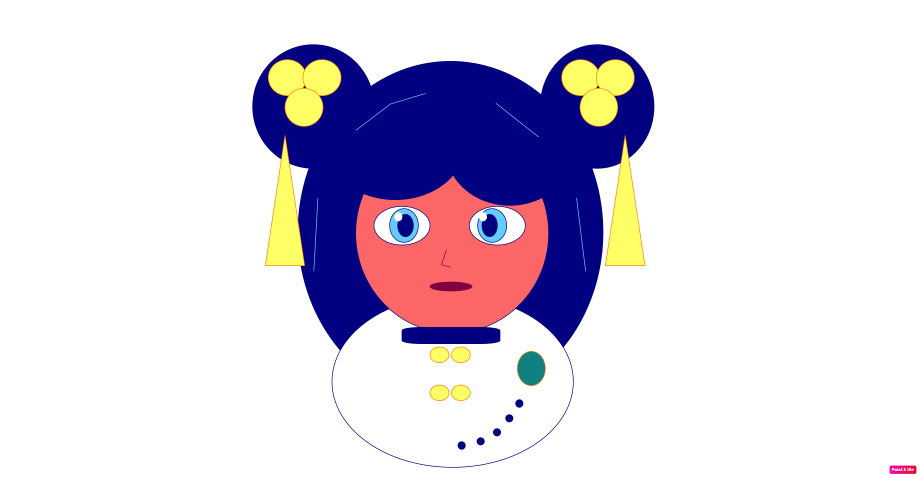
#> input picture paintx-blue-cosplay-sketch.png, 2759 x 1430 px (shown at 1/3 size); its folder holds only this picture in this run
$ python -i skin_chromophore.py   (imports and definitions only)   (older library calls are emulated)
#> lines starting #> are read from the running program, lines starting #| are printed output that depends on the picture
### retouch/utils.py
"""Shared utilities for the face retouching pipeline.

Provides mask normalization, blending helpers, landmark extraction utilities,
and colour/tone primitives used across the retouch modules.
"""

from __future__ import annotations

import os
import re
from pathlib import Path
from typing import Any, List, Optional, Sequence, Tuple

import cv2
import logging
import numpy as np

logger = logging.getLogger(__name__)


# [21 lines left out: functions get_cache_dir, offline_mode_enabled, not called in this run]


_PATH_CONTEXT_KEYS = {
    "file_path", "image_path", "source_path", "input_path", "output_path",
    "file", "image", "source", "output", "input", "filename", "filepath",
}
_UNIX_PATH_RE = re.compile(r"(?<![A-Za-z0-9_])/(?!/)(?:[^\s:'\"]+/)*[^\s:'\"]+")
_WINDOWS_PATH_RE = re.compile(r"(?<![A-Za-z0-9_])[A-Za-z]:[\\/][^\s:'\"]+")


# [124 lines left out: functions redact_diagnostics_text, redact_diagnostics_context, normalize_mask, squeeze_mask, restore_outside_support, not called in this run]


# --- Yaw gate (shared by geometry slimming/jaw/chin, relight, sculpt) ---------
# yaw_ratio = max/min of the nose-bridge (lm 6) -> temple (lm 234 / 454)
# x-distances. Calibrated 2026-09-02 on the 83-image DSCF corpus
# (docs/plans/RESEARCH_YAW_GATE_CALIBRATION_2026_09_02.md): the ratio tracks
# MediaPipe-depth yaw with Spearman 0.92, but the previous bands (geometry
# 1.3->1.6, relight/sculpt 1.5->1.7) mapped to only ~2-10 degrees of head
# turn and zeroed slimming on 58/83 ordinary portraits. Slimming at strength
# 70 with the gate bypassed rendered artifact-free through ratio ~4.0
# (~25 degrees), so the ramp now runs 2.5 -> 4.0.
YAW_GATE_START = 2.5
YAW_GATE_END = 4.0


# [200 lines left out: functions yaw_ratio, yaw_gate_factor, estimate_face_width, screen_blend, soft_light_blend, overlay_blend and 3 more, not called in this run]


def bgr_f32_to_lab_f32(img_bgr_f32: np.ndarray) -> np.ndarray:
    """Convert float32 BGR [0, 255] to float32 LAB in the uint8-scale convention.

    cv2's float LAB path returns L in [0, 100] and a/b in [-127, 127]; this helper
    rescales to the uint8 convention (L in [0, 255], a/b offset by +128) so that
    code written against ``cv2.cvtColor(uint8, COLOR_BGR2LAB)`` values works
    unchanged — but without the uint8 quantization step (E1 float path).

    Args:
        img_bgr_f32: (H, W, 3) float32 BGR image in [0, 255].

    Returns:
        (H, W, 3) float32 LAB image, L in [0, 255], a/b centered at 128.
    """
    lab = cv2.cvtColor(np.clip(img_bgr_f32, 0.0, 255.0) * (1.0 / 255.0), cv2.COLOR_BGR2LAB)
    lab[:, :, 0] *= 255.0 / 100.0
    lab[:, :, 1] += 128.0
    lab[:, :, 2] += 128.0
    return lab


# [736 lines left out: functions lab_f32_to_bgr_f32, blend_masked, create_polygon_mask, guided_filter, get_points, inter_eye_distance and 9 more, not called in this run]

### retouch/skin_chromophore.py
"""R10 Chromophore suite + R11 Cosplay skin moat.

Operators built on R7 chromophore decomposition (``retouch.chromophore``):
``decompose_chromophores`` and ``hemoglobin_breakdown_phase``. All pixel math
is float32 (no uint8 intermediates). BGR is the input convention and the guide
maps (melanin / hemoglobin) are float32 in [0, ~1]. Every function returns
BGR float32 in [0, 255]. ``strength == 0`` is an exact no-op; an empty / None
mask returns the image unchanged.

owl: this module is owned by the R10/R11 agent. ``skin.py`` will call into
these functions later; the recommended call sites are listed in the module
docstring footer. Do NOT edit ``chromophore.py`` (R7 agent owns it).
"""

from __future__ import annotations

from typing import Optional, Tuple

import cv2
import numpy as np

from .chromophore import (
    decompose_chromophores,
    hemoglobin_breakdown_phase,
)
from .utils import (
    adaptive_ksize,
    blend_masked,
    bgr_f32_to_lab_f32,
    estimate_face_width,
    guided_filter,
    lab_f32_to_bgr_f32,
)

# Recolor directions in RGB, per unit chromophore concentration, copied from
# ``chromophore.py`` extinction vectors (_K_MELANIN / _K_HEMOGLOBIN rows are
# (R, G, B)). Sign convention: +chromophore => the listed RGB change in LOG
# space, so lowering a chromophore moves rgb opposite this vector. Used only
# for the documented-channel direction notes; the operators below prefer the
# physically robust "pull toward local healthy skin" form.
# ponytail: import _M from chromophore.py once it is exposed (no leading _).
_MELANIN_RGB_DIR = np.array([0.10, 0.20, 0.30], dtype=np.float32)
_HEMOGLOBIN_RGB_DIR = np.array([-0.50, 0.25, 0.25], dtype=np.float32)


# ---------------------------------------------------------------------------
# Internal helpers
# ---------------------------------------------------------------------------

def _as_f32(img_bgr: np.ndarray) -> np.ndarray:
    """Return a contiguous float32 [0, 255] copy; uint8 inputs are kept in range."""
    if img_bgr.dtype == np.float32:
        return np.ascontiguousarray(img_bgr)
    return img_bgr.astype(np.float32)


def _prep_mask(mask: Optional[np.ndarray], h: int, w: int) -> Optional[np.ndarray]:
    """Normalize a mask to float32 (H, W) in [0, 1]; return None if empty."""
    if mask is None:
        return None
    m = mask.astype(np.float32)
    if m.ndim == 3:
        m = m.reshape(h, w)
    if m.max() > 1.0:
        m = m / 255.0
    if m.max() <= 1e-6:
        return None
    return m


# [268 lines left out: functions _lowpass, _face_width, _pull_toward_healthy, _compact_spots, blemish_vs_mole, bruise_remove and 4 more, not called in this run]


def goosebumps_smooth(
    img_bgr: np.ndarray,
    mask: Optional[np.ndarray] = None,
    strength: float = 0.5,
) -> np.ndarray:
    """Smooth periodic high-frequency bump patterns (cold-studio goosebumps).

    A whole-region FFT magnitude peak at a consistent mid-band radius signals
    periodicity; if periodic, an anisotropic (directional) blur along the bump
    direction is applied. No periodicity -> image returned unchanged (identity).
    """
    if strength == 0:
        return img_bgr
    img = _as_f32(img_bgr)
    h, w = img.shape[:2]
    m = _prep_mask(mask, h, w)

    lab = bgr_f32_to_lab_f32(img)
    lum = lab[:, :, 0].astype(np.float32)
    if m is not None:
        roi = np.where(m > 0.5, lum, lum.mean())
    else:
        roi = lum

    is_periodic, angle = _detect_periodicity(roi)
    if not is_periodic:
        return img

    # Rotate so the bump direction is horizontal, blur along it, rotate back.
    cx, cy = w / 2.0, h / 2.0
    rot = cv2.getRotationMatrix2D((cx, cy), np.degrees(angle), 1.0)
    fw = _face_width(img, m)
    k = max(5, adaptive_ksize(fw, 0.1))
    lum_rot = cv2.warpAffine(lum, rot, (w, h), borderMode=cv2.BORDER_REPLICATE)
    lum_rot_blur = cv2.GaussianBlur(lum_rot, (k, 1), 0)  # blur along x (bumps)
    inv = cv2.invertAffineTransform(rot)
    lum_blur = cv2.warpAffine(lum_rot_blur, inv, (w, h), borderMode=cv2.BORDER_REPLICATE)

    if m is None:
        out_lum = lum + strength * (lum_blur - lum)
    else:
        out_lum = lum + strength * m * (lum_blur - lum)
    lab[:, :, 0] = np.clip(out_lum, 0.0, 255.0)
    return lab_f32_to_bgr_f32(lab)


def _detect_periodicity(roi: np.ndarray) -> Tuple[bool, float]:
    """Return (is_periodic, stripe_angle_radians). Whole-region FFT magnitude."""
    h, w = roi.shape[:2]
    if min(h, w) < 8:
        return False, 0.0
    f = np.fft.fft2(roi - roi.mean())
    mag = np.abs(np.fft.fftshift(f))
    cy, cx = h // 2, w // 2
    mag[cy, cx] = 0.0
    pos = np.unravel_index(np.argmax(mag), mag.shape)
    py, px = pos[0] - cy, pos[1] - cx
    dist = float(np.hypot(py, px))
    peak = float(mag[pos])
    mean_val = float(mag[mag > 0].mean()) if mag[mag > 0].size else 0.0
    min_dim = float(min(h, w))
    in_mid_band = dist > 0.04 * min_dim and dist < 0.45 * min_dim
    dominant = peak > 4.0 * mean_val if mean_val > 1e-6 else False
    if not (in_mid_band and dominant):
        return False, 0.0
    angle = np.arctan2(float(py), float(px))
    return True, angle


# [145 lines left out: functions beard_shadow_neutralize, facepaint_crack_repair, _local_mean_fill, paint_coverage_even, ingrown_hair_cleanup, not called in this run]


# ---------------------------------------------------------------------------
# Recommended skin.py call sites (DO NOT EDIT skin.py — for the caller):
#   - chromophore_decompose() in skin.py preprocessing -> store melanin/hemoglobin
#   - body-skin pipeline: call bruise_remove / vein_attenuate / tanline_even /
#     ingrown_hair_cleanup with the body-skin mask (S1)
#   - cosplay recipe keys: "compression_mark", "goosebumps", "beard_shadow",
#     "facepaint_crack", "paint_coverage" routed to the matching functions above
# ---------------------------------------------------------------------------

>>> import cv2
>>> picture = cv2.imread('../paintx-blue-cosplay-sketch.png')
#> picture is the input picture: shape (1430, 2759, 3); mean B, G, R 225.8, 212.1, 218.3
>>> result = goosebumps_smooth(picture)
#> in bgr_f32_to_lab_f32, `lab = cv2.cvtColor(np.clip(img_bgr_f32, 0.0, 255.0) * (1.0 / 255.0), c..`: lab: shape (1430, 2759, 3) float32; mean of channels 0, 1, 2 83.8, 8.6, -5.8
#> in bgr_f32_to_lab_f32, `lab[:, :, 0] *= 255.0 / 100.0`: lab: shape (1430, 2759, 3) float32; mean of channels 0, 1, 2 220.1, 8.6, -5.8
#> in bgr_f32_to_lab_f32, `lab[:, :, 1] += 128.0`: lab: shape (1430, 2759, 3) float32; mean of channels 0, 1, 2 220.1, 136.3, -5.8
#> in bgr_f32_to_lab_f32, `lab[:, :, 2] += 128.0`: lab: shape (1430, 2759, 3) float32; mean of channels 0, 1, 2 220.1, 136.3, 122.3
#> in goosebumps_smooth, `lum = lab[:, :, 0].astype(np.float32)`:
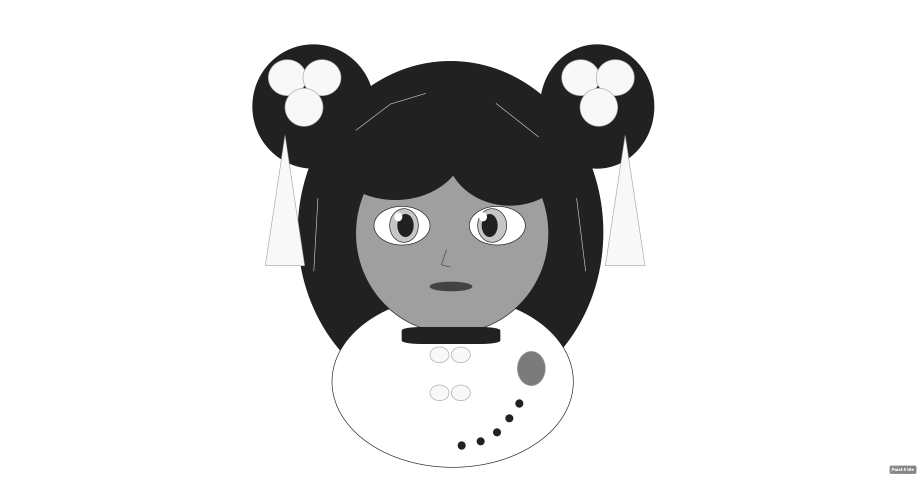
#> lum: shape (1430, 2759) float32 (shown at 1/3 size); min 32.67, max 255, mean 219.1
#> in _detect_periodicity, `pos = np.unravel_index(np.argmax(mag), mag.shape)`: pos = (715, 1378)
#> in _detect_periodicity, `py, px = pos[0] - cy, pos[1] - cx`: py = 0; px = -1
#> in _detect_periodicity, `dist = float(np.hypot(py, px))`: dist = 1
#> in _detect_periodicity, `peak = float(mag[pos])`: peak = 110529517
#> in _detect_periodicity, `mean_val = float(mag[mag > 0].mean()) if mag[mag > 0].size else 0.0`: mean_val = 15655.3
#> in _detect_periodicity, `in_mid_band = dist > 0.04 * min_dim and dist < 0.45 * min_dim`: in_mid_band = False
#> in _detect_periodicity, `dominant = peak > 4.0 * mean_val if mean_val > 1e-6 else False`: dominant = True
#> in goosebumps_smooth, `is_periodic, angle = _detect_periodicity(roi)`: is_periodic = False; angle = 0
